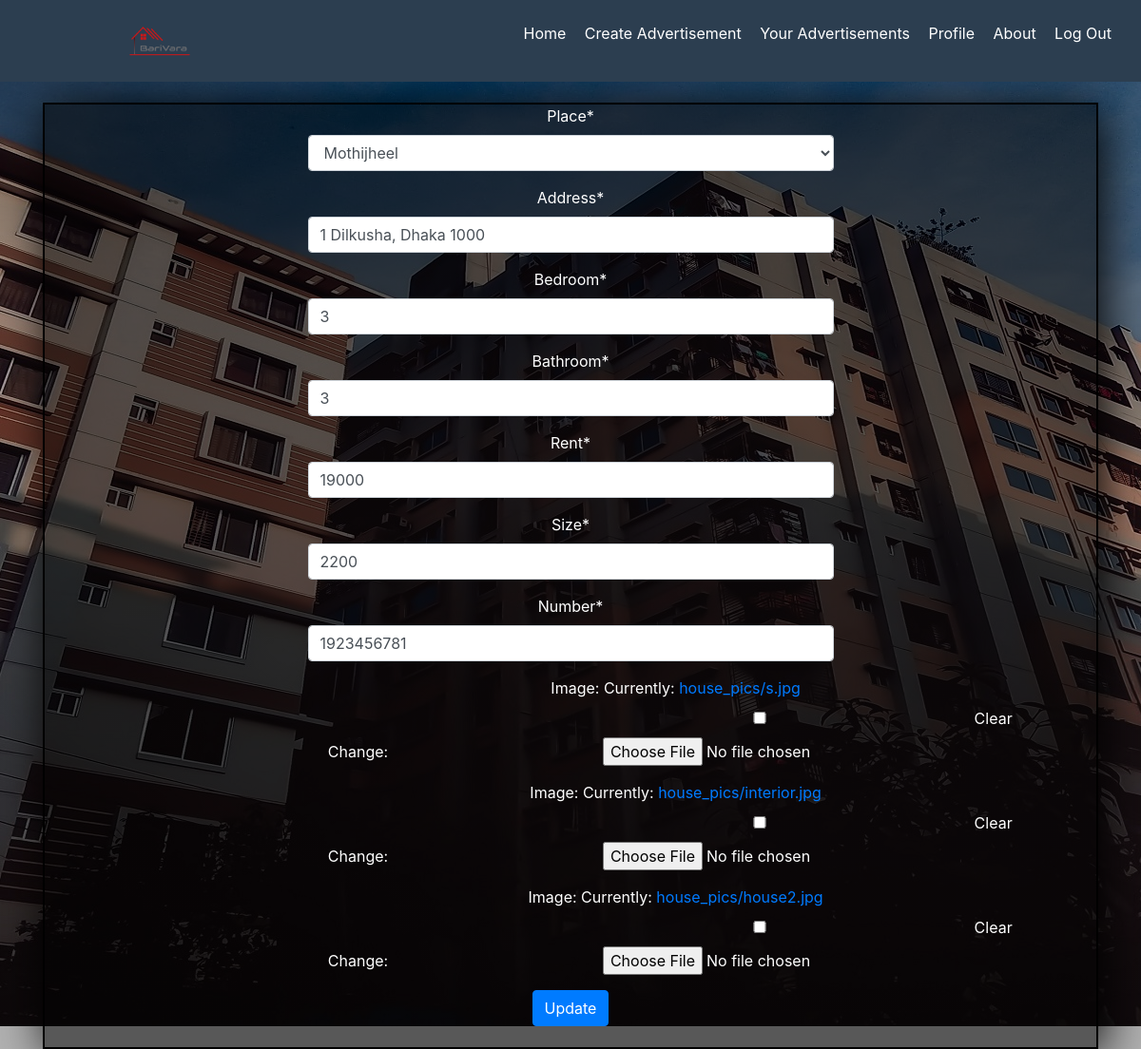
Page /BariVara/advertisement_edit/5/ (signed in) on the committed database.
### BariVara/models.py (models this page shows, shortened)
class advertisements(models.Model):
    PLACE=[
        ('mothijheel', 'Mothijheel'),
        ('bonosree', 'Bonosree'),
        ('mirpur', 'Mirpur'),
        ('khilgao', 'Khilgao'),
        ('gulshan', 'Gulshan'),
        ('badda', 'Badda'),
        ('uttora', 'Uttora'),
        ('banani', 'Banani'),
    ]
    place=models.CharField(max_length=30,choices=PLACE)
    address=models.CharField(max_length=50)
    bedroom=models.PositiveSmallIntegerField()
    bathroom=models.PositiveSmallIntegerField()
    rent=models.PositiveIntegerField()
    size=models.PositiveIntegerField()
    date_posted=models.DateTimeField(default=timezone.now)
    owner= models.ForeignKey(User,on_delete=models.CASCADE)
    number=models.PositiveIntegerField(null=True)

### BariVara/views.py (the view)
# urls.py: path('advertisement_edit/<int:id>/', views.advertisement_edit, name='advertisement_edit'),
def advertisement_edit(request, id):
    advertisement = get_object_or_404(advertisements, id=id)
    ImageFormset= modelformset_factory(images,fields=('image',),extra=3, max_num=3)
    if advertisement.owner != request.user:
        raise Http404()
    if request.method == "POST":
        form = advertisementEditForm(request.POST or None, instance=advertisement)
        formset=ImageFormset(request.POST or None, request.FILES or None)
        if form.is_valid() and formset.is_valid():
            form.save()
            print(formset.cleaned_data)
            data = images.objects.filter(advertisement=advertisement)
            for index, f in enumerate(formset):
                if f.cleaned_data:
                    if f.cleaned_data['id'] is None:
                        photo=images(advertisement=advertisement,image=f.cleaned_data['image'])
                        photo.save()
                    elif f.cleaned_data['image'] is False:
                        photo = images.objects.get(id=request.POST.get('form-'+str(index)+'-id'))
                        photo.delete()
                    else:
                        photo=images(advertisement=advertisement,image=f.cleaned_data['image'])
                        d = images.objects.get(id=data[index].id)
                        d.image = photo.image
                        d.save()
            return HttpResponseRedirect(advertisement.get_absolute_url())
    else:
        form = advertisementEditForm(instance=advertisement)
        formset = ImageFormset(queryset=images.objects.filter(advertisement=advertisement))
        context = {
            'form': form,
            'advertisement': advertisement,
            'formset':formset,
        }
    return render(request, 'Barivara/advertisement_edit.html', context)

### BariVara/forms.py
class advertisementEditForm(forms.ModelForm):
    class Meta:
        model= models.advertisements
        fields=['place','address','bedroom','bathroom','rent','size','number',]

### BariVara/templates/BariVara/advertisement_edit.html (shortened to what this page needs)
{% extends "BariVara/Base.html" %}
{% load crispy_forms_tags %}
{% block content %}
<div class="container">
<form action ="" method="POST" enctype="multipart/form-data">
    {{ form|crispy }}
    {% for f in formset %}
        {{ f.as_p }}
    {% endfor %}
    <button class="btn btn btn-primary" type="submit"> Update </button>
</form>
</div>
{% endblock content %}

### BariVara/templates/BariVara/Base.html (style rules this page uses)
body { background-color: #2C3E50; background:linear-gradient(rgba(0,0,0,.3),rgba(0,0,0,.3)),url('/BariVara/static/BariVara/City5.jpg') no-repeat; }

### BariVara/templates/BariVara/advertisement_edit.html (style rules this page uses)
.container form { margin-top: 2%; height: auto; top: 50%; left: 50%; box-sizing: border-box; border: 2px solid black; text-align: center; color:white; box-shadow: 5px 5px 50px #000; padding-bottom: 2%; background-color: rgba(0, 0, 0, 0.5); }
.container form input { width: 50%; margin-left: 25%; }
.container #div_id_place { width: 50%; margin-left: 25%; }
.container p { margin-left: 20%; }

### rows in the picture
advertisements: place "Mothijheel", address "1 Dilkusha, Dhaka 1000", bedroom "3", bathroom "3", rent "19000", size "2200", number "1923456781"
